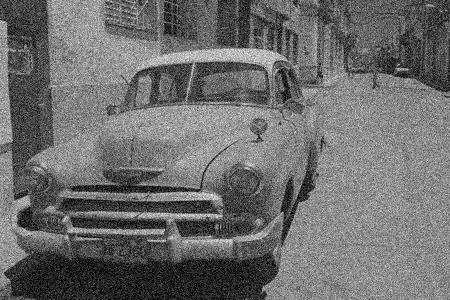
#> input picture Lab Exercise/morphology/noise.jpg, 450 x 300 px
$ python morpy.py
#> lines starting #> are read from the running program, lines starting #| are printed output that depends on the picture
import cv2 as cv
import numpy as np
im = cv.imread('noise.jpg')
#> im is the input picture: shape (300, 450, 3); min 0, max 255, mean 109.4
img = cv.resize(im,(480,360))
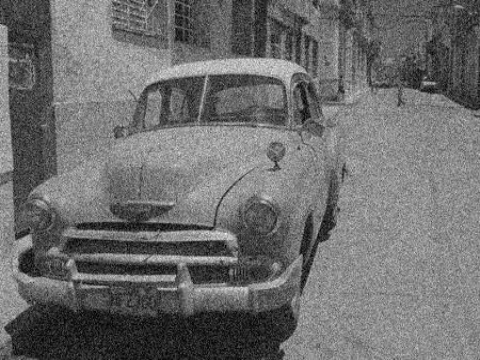
#> img: shape (360, 480, 3); min 0, max 244, mean 109.3

cv.imshow('Real Image',img)
cv.waitKey()

def erosion(img):
    ker = np.ones((5,5),np.uint8)
    er = cv.erode(img,ker,iterations = 1)
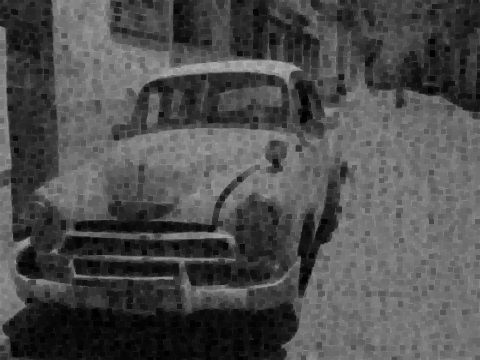
#> er: shape (360, 480, 3); min 0, max 176, mean 77.7
    cv.imshow('Erosion',er)
    cv.waitKey()

def dilation(img):
    ker = np.ones((5,5),np.uint8)
    dil = cv.dilate(img,ker,iterations = 1)
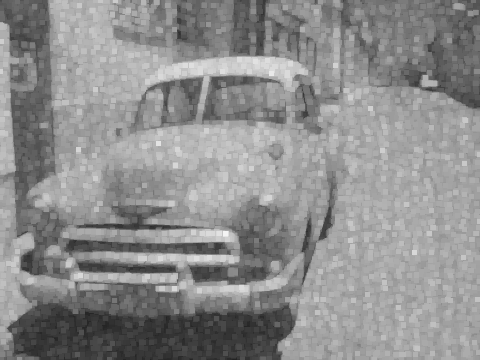
#> dil: shape (360, 480, 3); min 34, max 244, mean 141.3
    cv.imshow('Dilution',dil)
    cv.waitKey()

def opening(img):
    ker = np.ones((5,5),np.uint8)
    op = cv.morphologyEx(img, cv.MORPH_OPEN, ker)
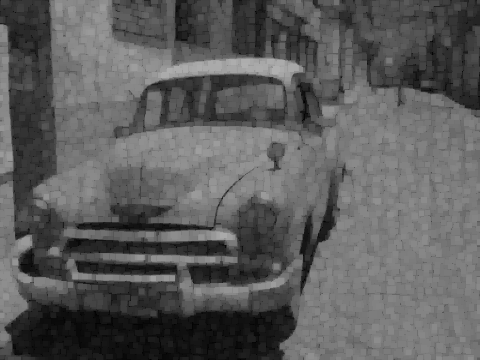
#> op: shape (360, 480, 3); min 0, max 176, mean 92.3
    cv.imshow('Opening',op)
    cv.waitKey()

def closing(img):
    ker = np.ones((5,5),np.uint8)
    cl = cv.morphologyEx(img, cv.MORPH_CLOSE, ker)
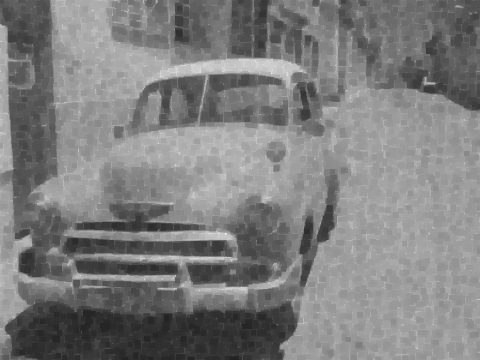
#> cl: shape (360, 480, 3); min 34, max 244, mean 126.2
    cv.imshow('Closing',cl)
    cv.waitKey()

erosion(img)
dilation(img)
opening(img)
closing(img)

cv.destroyAllWindows()
